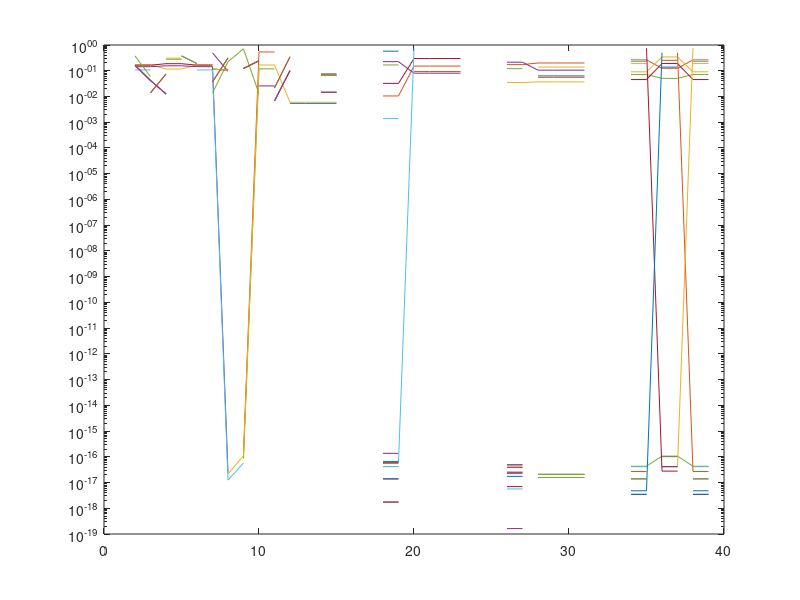
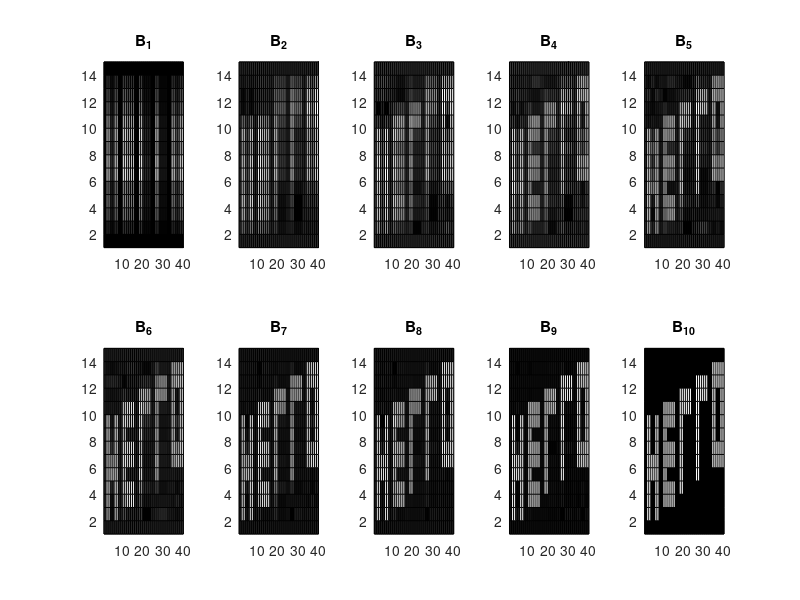

MATLAB code for these plots, in order: (Note: this script raises an error after producing the figures.)
%%
%%% Constants %%%
epsilon = 1e-05;

%
%%% 9.3.(a) %%%
hello = [ 0 0 0 0 0 0 0 0 0 0 0 0 0 0 0 0 0 0 0 0 0 0 0 0 0 0 0 0 0 0 0 0 0 0 0 0 0 0 0 0;
          0 1 1 0 0 1 1 0 0 0 0 0 0 0 0 0 0 0 0 0 0 0 0 0 0 0 0 0 0 0 0 0 0 0 0 0 0 0 0 0;
          0 1 1 0 0 1 1 0 0 1 1 1 1 1 1 0 0 0 0 0 0 0 0 0 0 0 0 0 0 0 0 0 0 0 0 0 0 0 0 0;
          0 1 1 0 0 1 1 0 0 1 1 1 1 1 1 0 0 1 1 0 0 0 0 0 0 0 0 0 0 0 0 0 0 0 0 0 0 0 0 0;
          0 1 1 1 1 1 1 0 0 1 1 0 0 0 0 0 0 1 1 0 0 0 0 0 0 1 1 0 0 0 0 0 0 0 0 0 0 0 0 0;
          0 1 1 1 1 1 1 0 0 1 1 1 1 1 1 0 0 1 1 0 0 0 0 0 0 1 1 0 0 0 0 0 0 1 1 1 1 1 1 0;
          0 1 1 0 0 1 1 0 0 1 1 1 1 1 1 0 0 1 1 0 0 0 0 0 0 1 1 0 0 0 0 0 0 1 1 1 1 1 1 0;
          0 1 1 0 0 1 1 0 0 1 1 0 0 0 0 0 0 1 1 0 0 0 0 0 0 1 1 0 0 0 0 0 0 1 1 0 0 1 1 0;
          0 1 1 0 0 1 1 0 0 1 1 1 1 1 1 0 0 1 1 0 0 0 0 0 0 1 1 0 0 0 0 0 0 1 1 0 0 1 1 0;
          0 0 0 0 0 0 0 0 0 1 1 1 1 1 1 0 0 1 1 1 1 1 1 0 0 1 1 0 0 0 0 0 0 1 1 0 0 1 1 0;
          0 0 0 0 0 0 0 0 0 0 0 0 0 0 0 0 0 1 1 1 1 1 1 0 0 1 1 1 1 1 1 0 0 1 1 0 0 1 1 0;
          0 0 0 0 0 0 0 0 0 0 0 0 0 0 0 0 0 0 0 0 0 0 0 0 0 1 1 1 1 1 1 0 0 1 1 1 1 1 1 0;
          0 0 0 0 0 0 0 0 0 0 0 0 0 0 0 0 0 0 0 0 0 0 0 0 0 0 0 0 0 0 0 0 0 1 1 1 1 1 1 0;
          0 0 0 0 0 0 0 0 0 0 0 0 0 0 0 0 0 0 0 0 0 0 0 0 0 0 0 0 0 0 0 0 0 0 0 0 0 0 0 0;
          0 0 0 0 0 0 0 0 0 0 0 0 0 0 0 0 0 0 0 0 0 0 0 0 0 0 0 0 0 0 0 0 0 0 0 0 0 0 0 0];
[m, n] = size(hello);
spy(hello);

%%
%%% 9.3.(b) %%%
[U,S,V] = svd(hello);
plot(U);
plot(S);
plot(V);
semilogy(U);
semilogy(S);
semilogy(V);
r=rank(hello); % 10- The number of columns that are not dependent which is in this case the number of columns that are not equivalent
nzc = sum(diag(S)> epsilon); % 10 the number of non zero values on the digonal of S matrix gives the rank.

%%
%%% 9.3.(c) %%%
B=zeros(m,n,r);
S_ = S;
figure
colormap(gray);
for i=r:-1:1
    B(:,:,i) = U*S_*V';
    S_(i,i) = 0;
    subplot(2,5,i);
    pcolor(B(:,:,i));
    title(strcat('B_{', num2str(i),'}'))
end

%%
%%% 10.4.(a) %%%
% F reflects the plane across the vector whose angle from the positive x-axis is
% (pi-theta)/2
% J rotates the plane by the angle theta clockwise.

%%
%%% 10.4.(b)(c) %%%

% Householder
R = hello;
for k = 1:n
    x = R(k:m,k);
    e = zeros(m-k+1,1); e(1) = 1;
    q = sign(x(1))*norm(x)*e + x
    if norm(q) ~= 0
        q = q./norm(q);
    end
    % This is the core part
    R(k:m, k:n) = R(k:m, k:n) -2*(q)*q'*R(k:m, k:n);
    % The number of the operations in each iteration:
    % (n-k)(m-k) * (2 mult + 1 addition + 1 subtraction) = 4(n-k)(m-k)
    % Therefore the total number of operations is:
    % N = Sum_k^n 4(m-k)(n-k) ~ 4n^2(m-n/3)
    
%     Q(k:m,k) = q;
end

% Givens 
Q = eye(m);
R = hello;
for j = 1:n
    for i = m:-1:(j+1)

        x = R(i-1,j);
        y = R(i,j);
        if y==0
            continue;
        end
        % Get the givens
        c = x/norm([x,y]');
        s = -y/norm([x,y]');
        
        % This is the core part
        R(i-1:i,j:end)= [c -s; s c]*R(i-1:i,j:end); 
        % The number of the operations in each iteration:
        % 2(n-j)* (2 mult + 1 addition) = 6(n-j)
        % The total number of operations for each j:
        % (m-j-1)*6(n-j)
        % Therefore the total number of operations is:
        % N = Sum_j^n (m-j-1)*6(n-j) ~ 6n^2(m-n/3)
        % which is 1.5 times of the total flops of householder algorithm.
               
%         G = eye(m);
%         G([i-1, i],[i-1, i]) = [c -s; s c];
%         Q = Q*G';
    end
end

%%
%%% 11.3.(a)(b)(c)(d)(e)(f)(g) %%%
m=50;
n=12;

t=linspace(0,1,m);
B = fliplr(vander(t));
A = B(1:m,1:n);
b = cos(4*t)';

x = zeros(n,6);

format long;
x(:,1) = linsolve(A,b) % (a)

[Q,R]= mgs(A);
opts.UT = true;
d = Q'*b;
x(:,2) = linsolve(R,d,opts) % (b)

[V, R] = house(A);
d = b;
for k=1:n
    d(k:m,1) = d(k:m,1)-2*V(k:m,k)*V(k:m,k)'*d(k:m,1);
end
x(:,3) = linsolve(R,d,opts) % (c)

[Q,R]= qr(A);
d = Q'*b;
x(:,4) = linsolve(R,d,opts) % (d)

x(:,5) = A\b %(e)

[U,S,V]=svd(A,0);
x(:,6) = V*((U'*b)./diag(S)) % (f)

image(log(x)); % (g)





